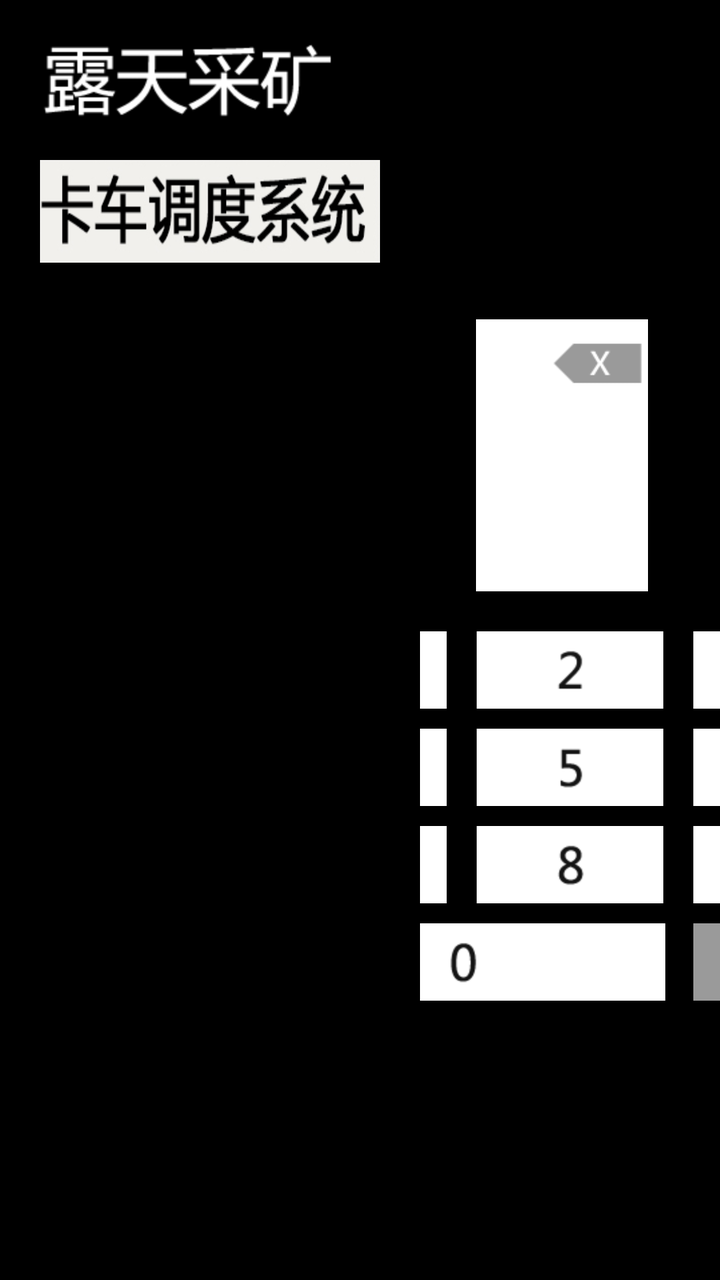
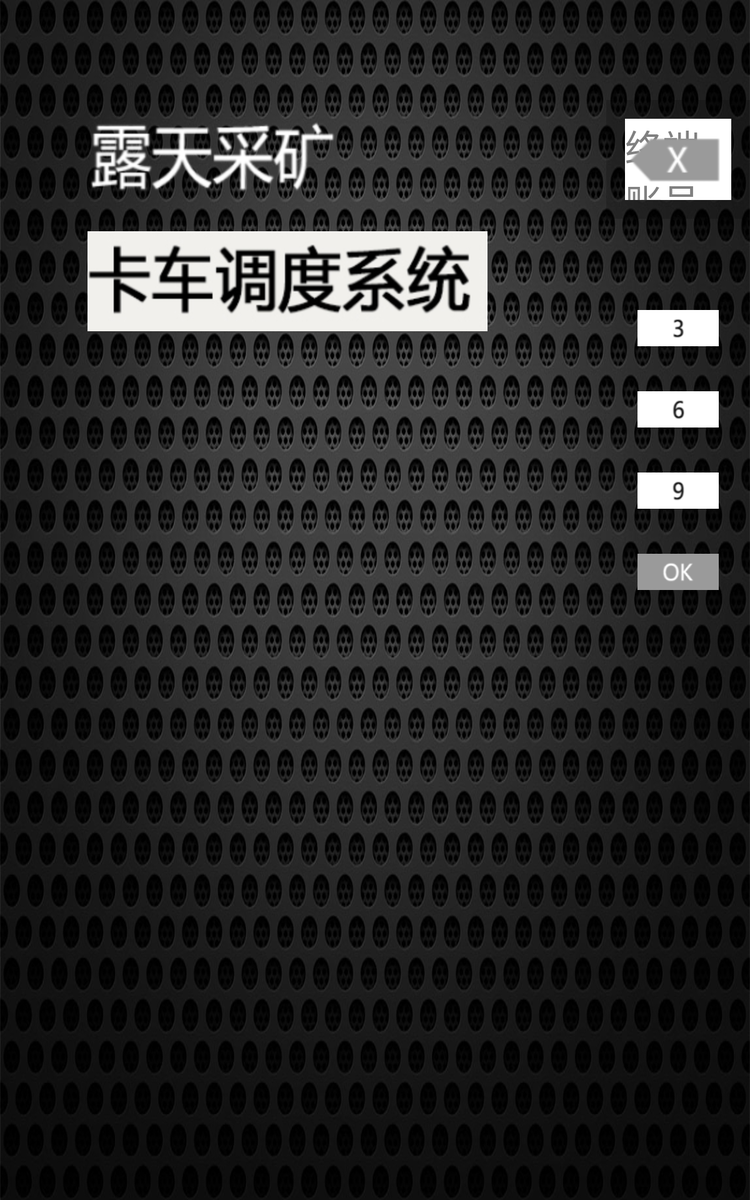

First picture: res/layout/ on a phone held upright. Second picture: the repository's own variant of that layout, on a device whose configuration matches the variant's folder. Source for both follows.
<!-- AndroidManifest.xml: application theme android:Theme.NoTitleBar.Fullscreen -->
<!-- res/layout/login_layout.xml -->
<?xml version="1.0" encoding="utf-8"?>

<RelativeLayout xmlns:android="http://schemas.android.com/apk/res/android"
    android:layout_width="fill_parent"
    android:layout_height="fill_parent"
    android:background="@drawable/login_background" >

    <LinearLayout
        android:id="@+id/layout_left"
        android:layout_width="wrap_content"
        android:layout_height="fill_parent"
        android:layout_alignParentLeft="true"
        android:orientation="vertical" >

            
        <ImageView
            android:layout_width="wrap_content"
            android:layout_height="wrap_content"
            android:layout_margin="20dip"
            android:background="@drawable/openpit_mining_img" 
            android:textSize="20sp" /> 

       
            
        <ImageView
            android:layout_width="170dip"
            android:layout_height="wrap_content"
            android:layout_marginBottom="20dip"
            android:layout_marginLeft="20dip"
            android:layout_marginRight="20dip"
            android:background="@drawable/truck_system_img"  />
        
    </LinearLayout>

    <LinearLayout
        android:layout_width="fill_parent"
        android:layout_height="fill_parent"
        android:gravity="center"
        android:layout_alignParentRight="true"
        android:layout_toRightOf="@+id/layout_left"
        android:orientation="vertical" >

        <RelativeLayout
            android:layout_width="wrap_content" 
            android:layout_height="wrap_content" 
            android:layout_marginRight="24dip"
            android:layout_marginBottom="10dip"
            android:layout_marginTop="20dip">

            <TextView
                android:id="@+id/useraccount_edittext"
                android:layout_width="310dip"
                android:layout_height="wrap_content"
                android:background="@color/white"
                android:hint="@string/TerminalAccount"
                android:layout_marginLeft="40dip"
                android:paddingBottom="10dip"
                android:paddingLeft="10dip"
                android:paddingRight="95dip"
                android:paddingTop="10dip"
                android:textSize="20sp" 
                android:cursorVisible="false"/>

            <ImageView
                android:id="@+id/clear_num_imageview"
                android:layout_width="wrap_content"
                android:layout_height="wrap_content"
                android:layout_marginLeft="-50dip"
                android:layout_marginTop="10dip"
                android:layout_toRightOf="@+id/useraccount_edittext"
                android:src="@drawable/back_input_imge" />
        </RelativeLayout>

        <include
            android:layout_width="360dip" 
            android:layout_height="wrap_content"
            layout="@layout/numeric_keys_layout" />
    </LinearLayout>

</RelativeLayout>
<!-- res/layout/numeric_keys_layout.xml (included above) -->
<?xml version="1.0" encoding="utf-8"?>

<LinearLayout xmlns:android="http://schemas.android.com/apk/res/android"
    android:layout_width="wrap_content"
    android:layout_height="fill_parent"
    android:gravity="center_vertical"
    android:orientation="vertical" >

    <RelativeLayout
        android:layout_width="wrap_content"
        android:layout_height="wrap_content"
        android:layout_marginLeft="25dip"
        android:layout_marginRight="25dip"
        android:layout_marginTop="10dip" >

        <ImageView
            android:id="@+id/one_imageview"
            android:layout_width="wrap_content"
            android:layout_height="wrap_content"
            android:layout_alignParentLeft="true"
            android:tag="1"
            android:src="@drawable/one_icon_selector" />

        <ImageView
            android:id="@+id/two_imageview"
            android:layout_width="wrap_content"
            android:layout_height="wrap_content"
            android:layout_marginLeft="3dip"
            android:layout_centerInParent="true"
            android:tag="2"
            android:src="@drawable/two_icon_selector" />

        <ImageView
            android:id="@+id/three_imageview"
            android:layout_width="wrap_content"
            android:layout_height="wrap_content"
            android:layout_alignParentRight="true"
            android:tag="3"
            android:src="@drawable/three_icon_selector" />
    </RelativeLayout>

    <RelativeLayout
        android:layout_width="wrap_content"
        android:layout_height="wrap_content"
        android:layout_marginLeft="25dip"
        android:layout_marginRight="25dip"
        android:layout_marginBottom="10dip"
        android:layout_marginTop="10dip" >

        <ImageView
            android:id="@+id/four_imageview"
            android:layout_width="wrap_content"
            android:layout_height="wrap_content"
            android:layout_alignParentLeft="true"
            android:tag="4"
            android:src="@drawable/four_icon_selector" />

        <ImageView
            android:id="@+id/five_imageview"
            android:layout_width="wrap_content"
            android:layout_height="wrap_content"
            android:layout_centerInParent="true"
            android:tag="5"
            android:src="@drawable/five_icon_selector" />

        <ImageView
            android:id="@+id/six_imageview"
            android:layout_width="wrap_content"
            android:layout_height="wrap_content"
            android:layout_alignParentRight="true"
            android:tag="6"
            android:src="@drawable/six_icon_selector" />
    </RelativeLayout>

    <RelativeLayout
        android:layout_width="wrap_content"
        android:layout_height="wrap_content"
        android:layout_marginLeft="25dip"
        android:layout_marginRight="25dip"
        android:layout_marginBottom="10dip">

        <ImageView
            android:id="@+id/seven_imageview"
            android:layout_width="wrap_content"
            android:layout_height="wrap_content"
            android:layout_alignParentLeft="true"
            android:tag="7"
            android:src="@drawable/seven_icon_selector" />

        <ImageView
            android:id="@+id/eight_imageview"
            android:layout_width="wrap_content"
            android:layout_height="wrap_content"
            android:layout_centerInParent="true"
            android:tag="8"
            android:src="@drawable/eigth_icon_selector" />

        <ImageView
                android:id="@+id/nine_imageview"
                android:layout_width="wrap_content"
                android:layout_height="wrap_content"
                android:layout_alignParentRight="true"
                android:tag="9"
                android:src="@drawable/nine_icon_selector" />
             
    </RelativeLayout>
    
     <RelativeLayout
        android:layout_width="wrap_content"
        android:layout_height="wrap_content"
        android:layout_marginLeft="25dip"
        android:layout_marginRight="25dip" >

        <ImageView
            android:id="@+id/zero_imageview"
            android:layout_width="wrap_content"
            android:layout_height="wrap_content"
            android:layout_alignParentLeft="true"
            android:tag="0"
            android:src="@drawable/zero_icon_selector" />


        <ImageView
            android:id="@+id/ok_imageview"
            android:layout_width="wrap_content"
            android:layout_height="wrap_content"
            android:onClick="LoginEvent"
            android:clickable="true"
            android:layout_alignParentRight="true"
            android:src="@drawable/ok_icon_selector" />
    </RelativeLayout>
    

</LinearLayout>
<!-- resources referenced by this layout -->
<resources>
  <color name="white">#ffffff</color>
  <!-- drawable eigth_icon_selector (drawable) -->
  <?xml version="1.0" encoding="utf-8"?>
  
  <selector xmlns:android="http://schemas.android.com/apk/res/android" >
      
      <item android:drawable="@drawable/num_eigth_down" android:state_pressed="true"/>
      <item android:drawable="@drawable/num_eigth_up" android:state_pressed="false"/>
  
  </selector>
  <!-- drawable five_icon_selector (drawable) -->
  <?xml version="1.0" encoding="utf-8"?>
  
  <selector xmlns:android="http://schemas.android.com/apk/res/android" >
      
      <item android:drawable="@drawable/num_five_down" android:state_pressed="true"/>
      <item android:drawable="@drawable/num_five_up" android:state_pressed="false"/>
  
  </selector>
  <!-- drawable four_icon_selector (drawable) -->
  <?xml version="1.0" encoding="utf-8"?>
  
  <selector xmlns:android="http://schemas.android.com/apk/res/android" >
      
      <item android:drawable="@drawable/num_four_down" android:state_pressed="true"/>
      <item android:drawable="@drawable/num_four_up" android:state_pressed="false"/>
  
  </selector>
  <!-- drawable nine_icon_selector (drawable) -->
  <?xml version="1.0" encoding="utf-8"?>
  
  <selector xmlns:android="http://schemas.android.com/apk/res/android" >
      
      <item android:drawable="@drawable/num_nine_down" android:state_pressed="true"/>
      <item android:drawable="@drawable/num_nine_up" android:state_pressed="false"/>
  
  </selector>
  <!-- drawable ok_icon_selector (drawable) -->
  <?xml version="1.0" encoding="utf-8"?>
  
  <selector xmlns:android="http://schemas.android.com/apk/res/android" >
      
      <item android:drawable="@drawable/num_ok_down" android:state_pressed="true"/>
      <item android:drawable="@drawable/num_ok_up" android:state_pressed="false"/>
  
  </selector>
  <!-- drawable one_icon_selector (drawable) -->
  <?xml version="1.0" encoding="utf-8"?>
  
  <selector xmlns:android="http://schemas.android.com/apk/res/android" >
      
      <item android:drawable="@drawable/num_one_down" android:state_pressed="true"/>
      <item android:drawable="@drawable/num_one_up" android:state_pressed="false"/>
  
  </selector>
  <!-- drawable seven_icon_selector (drawable) -->
  <?xml version="1.0" encoding="utf-8"?>
  
  <selector xmlns:android="http://schemas.android.com/apk/res/android" >
      
      <item android:drawable="@drawable/num_seven_down" android:state_pressed="true"/>
      <item android:drawable="@drawable/num_seven_up" android:state_pressed="false"/>
  
  </selector>
  <!-- drawable six_icon_selector (drawable) -->
  <?xml version="1.0" encoding="utf-8"?>
  
  <selector xmlns:android="http://schemas.android.com/apk/res/android" >
      
      <item android:drawable="@drawable/num_six_down" android:state_pressed="true"/>
      <item android:drawable="@drawable/num_six_up" android:state_pressed="false"/>
  
  </selector>
  <!-- drawable three_icon_selector (drawable) -->
  <?xml version="1.0" encoding="utf-8"?>
  
  <selector xmlns:android="http://schemas.android.com/apk/res/android" >
      
      <item android:drawable="@drawable/num_three_down" android:state_pressed="true"/>
      <item android:drawable="@drawable/num_three_up" android:state_pressed="false"/>
  
  </selector>
  <!-- drawable two_icon_selector (drawable) -->
  <?xml version="1.0" encoding="utf-8"?>
  
  <selector xmlns:android="http://schemas.android.com/apk/res/android" >
      
      <item android:drawable="@drawable/num_two_down" android:state_pressed="true"/>
      <item android:drawable="@drawable/num_two_up" android:state_pressed="false"/>
  
  </selector>
  <!-- drawable zero_icon_selector (drawable) -->
  <?xml version="1.0" encoding="utf-8"?>
  
  <selector xmlns:android="http://schemas.android.com/apk/res/android" >
      
      <item android:drawable="@drawable/num_zero_down" android:state_pressed="true"/>
      <item android:drawable="@drawable/num_zero_up" android:state_pressed="false"/>
  
  </selector>
  <string name="TerminalAccount">终端账号</string>
</resources>
<!-- res/layout-sw600dp/login_layout.xml (the author's variant of the layout above) -->
<!-- drawn on a 7-inch tablet held upright -->
<?xml version="1.0" encoding="utf-8"?>

<RelativeLayout xmlns:android="http://schemas.android.com/apk/res/android"
    android:layout_width="fill_parent"
    android:layout_height="fill_parent"
    android:background="@drawable/login_background" >

    <LinearLayout
        android:id="@+id/layout_left"
        android:layout_width="wrap_content"
        android:layout_height="fill_parent"
        android:layout_marginTop="95dp"
        android:layout_marginLeft="70dp"
        android:layout_alignParentLeft="true"
        android:orientation="vertical" >

            
        <ImageView
            android:layout_width="wrap_content"
            android:layout_height="wrap_content"
            android:background="@drawable/openpit_mining_img" /> 

       
            
        <ImageView
            android:layout_width="wrap_content"
            android:layout_height="wrap_content"
            android:layout_marginTop="30dp"
            android:background="@drawable/truck_system_img"  />
        
    </LinearLayout>

    <LinearLayout
        android:layout_width="wrap_content"
        android:layout_height="wrap_content"
        android:layout_marginTop="80dp"
        android:id="@+id/input"
        android:padding="15dp"
        android:layout_marginLeft="95dp"
        android:background="@color/num_bg"
        android:layout_toRightOf="@+id/layout_left"
        android:orientation="vertical" >

        <RelativeLayout
            android:layout_width="wrap_content" 
            android:layout_height="wrap_content" 
            >

            <TextView
                android:id="@+id/useraccount_edittext"
                android:layout_width="400dp"
                android:layout_height="65dp"
                android:background="@color/white"
                android:textColor="@color/black"
                android:gravity="center_vertical"
                android:hint="@string/TerminalAccount"
                android:textSize="30sp"/>

            <ImageView
                android:id="@+id/clear_num_imageview"
                android:layout_width="wrap_content"
                android:layout_height="wrap_content"
                android:layout_toRightOf="@+id/useraccount_edittext"
                android:layout_marginTop="13dp"
                android:layout_marginLeft="-85dp"
                android:src="@drawable/back_input_imge" />
        </RelativeLayout>

    </LinearLayout>
        <include
            android:layout_marginTop="50dip"
            android:layout_width="440dp" 
            android:layout_below="@+id/input"
            android:layout_alignLeft="@+id/input"
            android:layout_height="wrap_content"
            layout="@layout/numeric_keys_layout" />

</RelativeLayout>
<!-- resources referenced by the variant -->
<!-- as a 7-inch tablet held upright resolves them -->
<resources>
  <color name="black">#000000</color>
  <color name="num_bg">#30000000</color>
  <color name="white">#ffffff</color>
  <!-- drawable five_icon_selector (drawable) -->
  <?xml version="1.0" encoding="utf-8"?>
  
  <selector xmlns:android="http://schemas.android.com/apk/res/android" >
      
      <item android:drawable="@drawable/num_five_down" android:state_pressed="true"/>
      <item android:drawable="@drawable/num_five_up" android:state_pressed="false"/>
  
  </selector>
  <!-- drawable four_icon_selector (drawable) -->
  <?xml version="1.0" encoding="utf-8"?>
  
  <selector xmlns:android="http://schemas.android.com/apk/res/android" >
      
      <item android:drawable="@drawable/num_four_down" android:state_pressed="true"/>
      <item android:drawable="@drawable/num_four_up" android:state_pressed="false"/>
  
  </selector>
  <!-- drawable nine_icon_selector (drawable) -->
  <?xml version="1.0" encoding="utf-8"?>
  
  <selector xmlns:android="http://schemas.android.com/apk/res/android" >
      
      <item android:drawable="@drawable/num_nine_down" android:state_pressed="true"/>
      <item android:drawable="@drawable/num_nine_up" android:state_pressed="false"/>
  
  </selector>
  <!-- drawable ok_icon_selector (drawable) -->
  <?xml version="1.0" encoding="utf-8"?>
  
  <selector xmlns:android="http://schemas.android.com/apk/res/android" >
      
      <item android:drawable="@drawable/num_ok_down" android:state_pressed="true"/>
      <item android:drawable="@drawable/num_ok_up" android:state_pressed="false"/>
  
  </selector>
  <!-- drawable one_icon_selector (drawable) -->
  <?xml version="1.0" encoding="utf-8"?>
  
  <selector xmlns:android="http://schemas.android.com/apk/res/android" >
      
      <item android:drawable="@drawable/num_one_down" android:state_pressed="true"/>
      <item android:drawable="@drawable/num_one_up" android:state_pressed="false"/>
  
  </selector>
  <!-- drawable seven_icon_selector (drawable) -->
  <?xml version="1.0" encoding="utf-8"?>
  
  <selector xmlns:android="http://schemas.android.com/apk/res/android" >
      
      <item android:drawable="@drawable/num_seven_down" android:state_pressed="true"/>
      <item android:drawable="@drawable/num_seven_up" android:state_pressed="false"/>
  
  </selector>
  <!-- drawable six_icon_selector (drawable) -->
  <?xml version="1.0" encoding="utf-8"?>
  
  <selector xmlns:android="http://schemas.android.com/apk/res/android" >
      
      <item android:drawable="@drawable/num_six_down" android:state_pressed="true"/>
      <item android:drawable="@drawable/num_six_up" android:state_pressed="false"/>
  
  </selector>
  <!-- drawable three_icon_selector (drawable) -->
  <?xml version="1.0" encoding="utf-8"?>
  
  <selector xmlns:android="http://schemas.android.com/apk/res/android" >
      
      <item android:drawable="@drawable/num_three_down" android:state_pressed="true"/>
      <item android:drawable="@drawable/num_three_up" android:state_pressed="false"/>
  
  </selector>
  <!-- drawable two_icon_selector (drawable) -->
  <?xml version="1.0" encoding="utf-8"?>
  
  <selector xmlns:android="http://schemas.android.com/apk/res/android" >
      
      <item android:drawable="@drawable/num_two_down" android:state_pressed="true"/>
      <item android:drawable="@drawable/num_two_up" android:state_pressed="false"/>
  
  </selector>
  <!-- drawable zero_icon_selector (drawable) -->
  <?xml version="1.0" encoding="utf-8"?>
  
  <selector xmlns:android="http://schemas.android.com/apk/res/android" >
      
      <item android:drawable="@drawable/num_zero_down" android:state_pressed="true"/>
      <item android:drawable="@drawable/num_zero_up" android:state_pressed="false"/>
  
  </selector>
  <string name="TerminalAccount">终端账号</string>
</resources>
